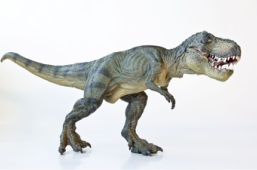
#> input picture c4_image_basics/dinosaur.png, 257 x 170 px
$ python simple_thresholding.py --image ../c4_image_basics/dinosaur.png
#> lines starting #> are read from the running program, lines starting #| are printed output that depends on the picture; after the words box and inside, x2 and y2 are one past the last pixel; in counts of white or black regions, pixels touching at a corner belong together
import numpy as np
import argparse
import cv2

ap = argparse.ArgumentParser()
ap.add_argument('-i', '--image', required=True, help='path to the image')
args = vars(ap.parse_args())

image = cv2.imread(args['image'])
#> image is the input picture: shape (170, 257, 3); mean B, G, R 215.4, 215.9, 214.3
image = cv2.cvtColor(image, cv2.COLOR_BGR2GRAY)
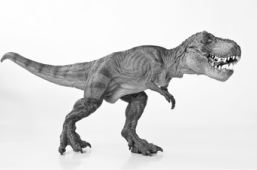
#> image: shape (170, 257); min 8, max 254, mean 215.3
blurred = cv2.GaussianBlur(image, (5, 5), 0)  # remove some of high frequency edges
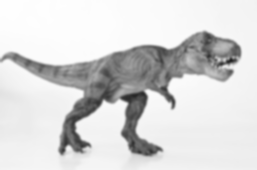
#> blurred: shape (170, 257); min 33, max 254, mean 215.3
cv2.imshow('Image', image)

T, thresh = cv2.threshold(blurred, 155, 255, cv2.THRESH_BINARY)
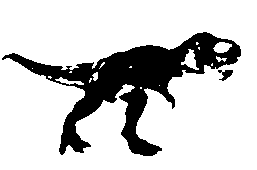
#> thresh: shape (170, 257); 80.2% white; 2 black regions, box (x1, y1, x2, y2) and area: (2, 32, 241, 156) 8562, (218, 70, 233, 81) 90
cv2.imshow('Threshold Binary', thresh)

T, thresh_inv = cv2.threshold(blurred, 155, 255, cv2.THRESH_BINARY_INV)
cv2.imshow('Threshold Binary Inverse', thresh_inv)

cv2.imshow('Coins', cv2.bitwise_and(image, image, mask=thresh_inv))
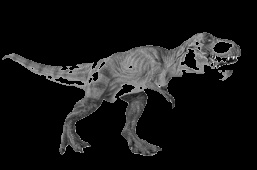
#> window 'Coins': shape (170, 257); min 0, max 245, mean 22.3

cv2.waitKey()
